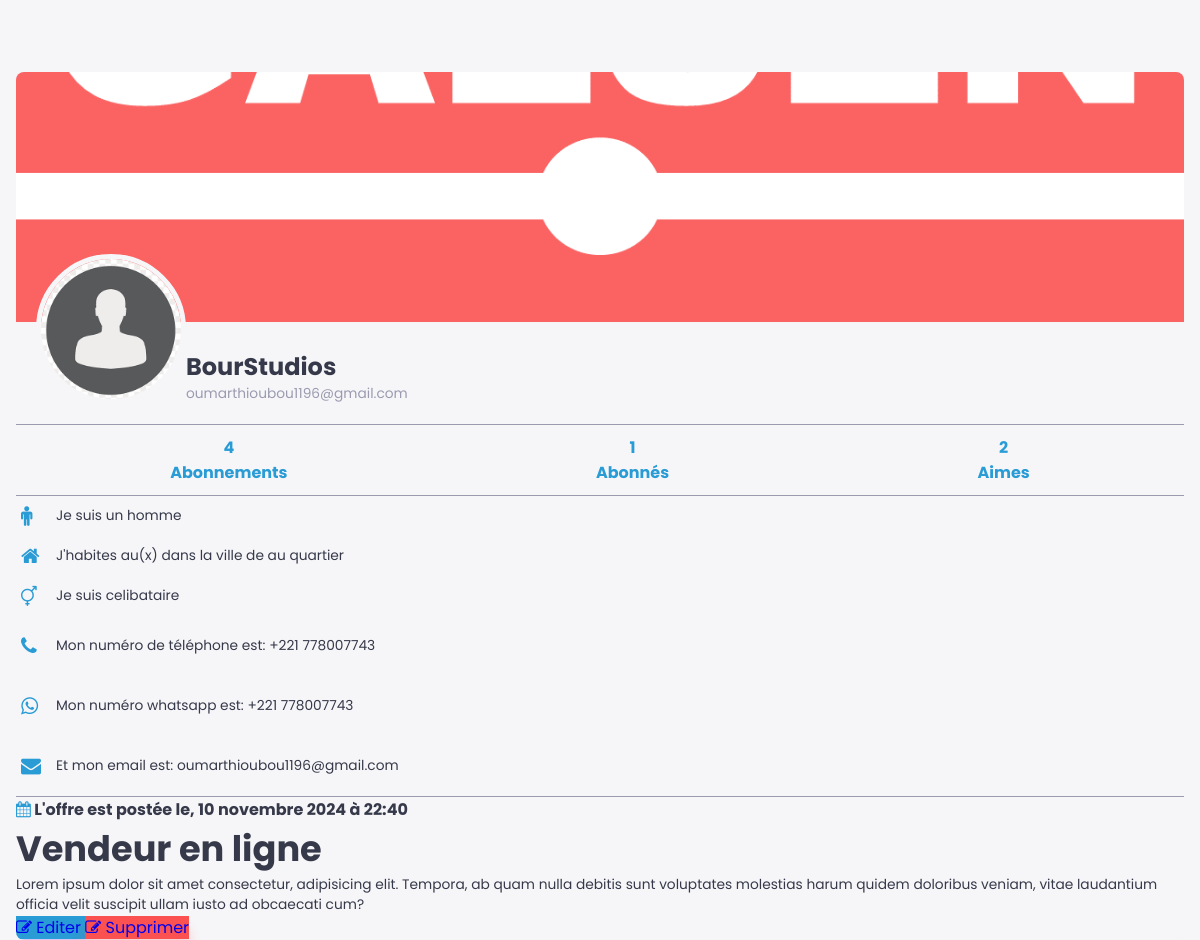
The page /mon_job/4/ on the database its author committed.
### galsen/models.py (models this page shows, shortened)
class Job(models.Model):
    user = models.ForeignKey(CustomUser, on_delete=models.CASCADE)
    title = models.CharField(max_length=255, null=True, blank=True)
    contenu_job = models.TextField()
    postule_job = models.ManyToManyField(CustomUser, blank=True, related_name="postule")
    dispostule = models.ManyToManyField(CustomUser, blank=True, related_name='dispostule')
    date_creation_post = models.DateTimeField(auto_now_add=True)
    shared_user = models.ForeignKey(CustomUser, on_delete=models.CASCADE, null=True, blank=True, related_name='+')

class AbstractUser(BaseAbstractUser):
    groups = models.ManyToManyField(Group, related_name='customuser_set', blank=True)
    user_permissions = models.ManyToManyField(Permission, related_name='customuser_set', blank=True)

class CustomUser(AbstractUser):
    LANGUE = [
        ('français', 'Français'),
        ('anglais', 'Anglais'),
        ('spagnol', 'Espagnol'),
        ('italien', 'Italien'),
        ('arabe', 'Arabe'),
    ]
    ACCESS = [
        ('autorised', 'Autorisé(e)'),
        ('no_autorised', 'Non autorisé(e)'),
    ]
    ROLES = [
        ('professionnel', 'Professionnel(le)'),
        ('ecole', 'Ecole'),
        ('entreprise', 'Entreprise'),
    ]
    profile_image = models.ImageField(upload_to='profile_images/', null=True, blank=True)
    banner_image = models.ImageField(upload_to='banner_images/', null=True, blank=True)
    GENRE = [
        ('homme', 'Homme'),
        ('femme', 'Femme'),
    ]
    SITUATION_MATRIMONIALE = [
        ('celibataire', 'Célibataire'),
        ('marie', 'Marié(e)'),
        ('fiance', 'Fiancé(e)'),
        ('divorce', 'Divorcé(e)'),
        ('couple', 'En couple'),
    ]
    marque_dispositif = models.CharField(max_length=255, null=True, blank=True)
    metier = models.CharField(max_length=150, null=True, blank=True)
    etablissement = models.CharField(max_length=255, null=True, blank=True)
    pays = models.CharField(max_length=50, null=True, blank=True)
    ville = models.CharField(max_length=50, null=True, blank=True)
    quartier = models.CharField(max_length=50, null=True, blank=True)
    langue = models.CharField(max_length=255, null=True, blank=True)
    birthday = models.DateField(null=True, blank=True)
    indicatif_pays = models.CharField(max_length=15, null=True, blank=True)
    number_phone = models.CharField(max_length=15, null=True, blank=True)
    number_whatsapp = models.CharField(max_length=15, null=True, blank=True)
    number_telegram = models.CharField(max_length=15, null=True, blank=True)
    instagram_link = models.URLField(null=True, blank=True)
    twitter_link = models.URLField(null=True, blank=True)
    youtube_link = models.URLField(null=True, blank=True)
    website_link = models.URLField(null=True, blank=True)
    langue = models.CharField(max_length=255, choices=LANGUE, default='français')
    rôle = models.CharField(max_length=255, choices=ROLES, default='professionnel')
    access = models.CharField(max_length=255, choices=ACCESS, default='no_autorised')
    genre = models.CharField(max_length=255, choices=GENRE, default='homme')
    situation_matrimoniale = models.CharField(max_length=20, choices=SITUATION_MATRIMONIALE, default='celibataire')
    followers = models.ManyToManyField('self', symmetrical=False, related_name='following_users', blank=True)
    def total_likes_received(self):
        total_likes = 0
        for post in self.post_set.all():
            total_likes += post.like_post.count()
        return total_likes

class AbstractUser(BaseAbstractUser):
    groups = models.ManyToManyField(Group, related_name='customuser_set', blank=True)
    user_permissions = models.ManyToManyField(Permission, related_name='customuser_set', blank=True)

class Post(models.Model):
    user = models.ForeignKey(CustomUser, on_delete=models.CASCADE)
    video = models.FileField(upload_to='post_videos/')
    contenu_post = models.TextField()
    tag_post = models.CharField(max_length=255)
    session_info = models.CharField(max_length=255, null=True, blank=True)
    date_creation_post = models.DateTimeField(auto_now_add=True)
    like_post = models.ManyToManyField(CustomUser, blank=True, related_name="likes")
    dislike = models.ManyToManyField(CustomUser, blank=True, related_name='dislikes')
    shared_boby = models.TextField(blank=True, null=True)
    share_on = models.DateTimeField(blank=True, null=True)
    shared_user = models.ForeignKey(CustomUser, on_delete=models.CASCADE, null=True, blank=True, related_name='+')
    class Meta:
        ordering = ['-date_creation_post', '-share_on']

### galsen/views.py (the view)
# urls.py: path('mon_job/<int:job_id>/', mon_job_detail, name='mon_job_detail'),
def mon_job_detail(request, job_id):
    job = get_object_or_404(Job, pk=job_id)
    return render(request, 'Details/mon_job_detail.html', {'job': job})

### galsen/templates/Details/mon_job_detail.html (shortened to what this page needs)
{% load static %}
<!DOCTYPE html>
<html lang="en">
<head>
    <link rel="stylesheet" href="{% static 'assets/icones/font-awesome/css/font-awesome.css' %}">
    <link rel="stylesheet" href="{% static 'assets/icones/font-awesome/css/font-awesome.min.css' %}">
    <link rel="stylesheet" href="{% static 'assets/ressources/styles/profil.css' %}">
    <link rel="stylesheet" href="{% static 'assets/ressources/styles/contenu.css' %}">
    <link rel="stylesheet" href="{% static 'assets/ressources/styles/boutique-slide.css' %}">
    <link rel="stylesheet" href="{% static 'assets/ressources/styles/theme.css' %}">
    <link rel="stylesheet" href="{% static 'assets/ressources/styles/lightbox.min.css' %}">
</head>
<body>
    <div class="profile-container">
        <div class="banner-job">
            {% if job.user.banner_image and job.user.banner_image.url %}
                    <a href="{{ job.user.banner_image.url }}" data-lightbox="mygallery">
                        <img src="{{ job.user.banner_image.url }}">
                    </a>
                {% else %}
                    <img src="{% static 'assets/default/user.png' %}">
            {% endif %}
        </div>
        <div class="profile-section">
            <div class="profile-pic">
                    {% if job.user.profil_image and job.user.profil_image.url %}
                        <a href="{{ job.user.profile_image.url }}" data-lightbox="mygallery">
                            <img src="{{ job.user.profile_image.url }}">
                        </a>
                        {% else %}
                            <img src="{% static 'assets/default/user.png' %}">
                    {% endif %}
            </div>
            <div class="profile-info">
                <h1>
                    {% if job.user.rôle == "professionnel" %}
                        {{ job.user.first_name }} {{ job.user.last_name }}
                    {% else %}
                        {{ job.user.etablissement }}
                    {% endif %}
                </h1>
                <p>{{ job.user.email }}</p>
            </div>
        </div>
        <div class="profile-nav">
          <ul>
            <li><a href="#"><span>{{ job.user.following_users.count }}</span>Abonnements</a></li>
            <li><a href="#"><span>{{ job.user.followers.count }}</span>Abonnés</a></li>
            <li><a href="#"><span>{{ job.user.total_likes_received }}</span>Aimes</a></li>
          </ul>
        </div>
        <div class="profile-content">
            <ul class="status">
                <li>
                    {% if job.user.genre == "homme" %}
                        <i class="fa fa-male primary"></i>
                        <p>Je suis un
                            <span>{{ job.user.genre }}</span>
                        </p>
                    {% elif user.genre == "femme" %}
                        <i class="fa fa-female primary"></i>
                        <p>Je suis une
                            <span>{{ job.user.genre }}</span>
                        </p>
                    {% else %}
                        <p>Genre non spécifié</p>
                    {% endif %}
                </li>
                <li>
                    <i class="fa fa-home primary"></i>
                    <p>J'habites au(x)
                         dans la ville de
                         au quartier
                     </p>
                </li>
                <li>
                    <i class="fa fa-transgender primary"></i>
                    <p>Je suis
                        <span>{{ job.user.situation_matrimoniale }}</span>
                     </p>
                </li>
                <li>
                    <a href="tel:+{{ job.user.indicatif_pays }}{{ job.user.number_phone }}">
                        <i class="fa fa-phone primary"></i>
                        <p>Mon numéro de téléphone est:
                            <span>+{{ job.user.indicatif_pays }} {{ job.user.number_phone }}</span>
                        </p>
                    </a>
                </li>
                <li>
                    <a href="https://wa.me/+{{ job.user.indicatif_pays }}{{ job.user.number_phone }}">
                        <i class="fa fa-whatsapp primary"></i>
                        <p>Mon numéro whatsapp est:
                            <span>+{{ job.user.indicatif_pays }} {{ job.user.number_phone }}</span>
                        </p>
                    </a>
                </li>
                <li>
                    <a href="mailto:{{ job.user.email }}">
                        <i class="fa fa-envelope primary"></i>
                        <p>Et mon email est:
                            <span>{{ job.user.email }}</span>
                        </p>
                    </a>
                </li>
            </ul>
            <div class="job-content">
                <div class="job-infos-date">
                    <h4>
                        <span>
                            <i class="fa fa-calendar primary"></i> L'offre est postée le, {{ job.date_creation_post|date:"d F Y à H:i" }}
                        </span>
                    </h4>
                </div>
                <div class="job-title">
                    <h1>
                        {{ job.title|safe }}
                    </h1>
                </div>
                <div class="job-description">
                    <p>
                        {{ job.contenu_job|safe }}
                    </p>
                </div>
                <div class="job-buttons-edit">
                    <a href="{% url 'update_job' job.id %}" class="bg-primary"> <i class="fa fa-edit"></i> Editer </a>
                    <a href="{% url 'delete_job' id=job.id %}" class="bg-danger"> <i class="fa fa-edit"></i> Supprimer </a>
                </div>
            </div>
        </div>
    </div>
</body>
</html>

### staticfiles/assets/ressources/styles/profil.css (style rules this page uses)
:root { --header-height: 3rem; --body-font: 'Open Sans', sans-serif; --h1-font-size: 1.5rem; --normal-font-size: .938rem; --tiny-font-size: .625rem; --z-tooltip: 10; --z-fixed: 100; }
:root { --first-color: #3b3bbf; --title-color: #363949; --text-color: #0a0a0a; --text-color-light: #9b9bb0; --container-color: #fff; --body-color: #f6f6f9; --color-danger: hsl(0, 95%, 65%); --color-primary-light: 0 0.8rem 0.8rem rgba(71, 7, 234, 0.2); --color-danger-light: 0 0.8rem 0.8rem rgba(255, 67, 54, 0.2); --color-success-light: 0 0.8rem 0.8rem rgba(34, 202, 75, 0.2); --color-purple-light: 0 0.8rem 0.8rem rgba(160, 99, 245, 0.2); --border-radius: 2rem; --card-border-radius: 1rem; --btn-padding: 0.6rem 2rem; --search-padding: 0.6rem 1rem; --card-padding: 1rem; --sticky-top-left: 5.4rem; --sticky-top-right: -18rem }
*, *::before, *::after { padding: 0; outline: 0; box-sizing: border-box; text-decoration: none; list-style: none; border: none; }
* { margin: 0; padding: 0; box-sizing: border-box; font-family: 'Poppins', sans-serif; }
html { scroll-behavior: smooth; }
body { font-family: "Poppins", sans-serif; color: var(--title-color); background: var(--body-color); overflow-x: hidden; }
h1 { font-size: 2.2rem; }
h4 { font-size: 1rem; }
p { font-size: 00.86rem; color: var(--title-color); }
.primary { color: #299bd5; }
.bg-primary { background: #299bd5; box-shadow: 0 0.8rem 0.8rem rgba(71, 7, 234, 0.2); }
.bg-danger { background: var(--color-danger); box-shadow: 0 0.8rem 0.8rem rgba(255, 67, 54, 0.2); }
* { margin: 0; padding: 0; box-sizing: border-box; }
body { font-family: Arial, sans-serif; background-color: var(--body-color); }
.profile-container { width: 100%; max-width: 1200px; margin: auto; background-color: var(--body-color); border-radius: 8px; overflow: hidden; }
.banner img, .banner-job img { width: 100%; height: 250px; object-fit: cover; }
.profile-section { display: flex; align-items: center; padding: 20px; position: relative; }
.profile-pic { width: 150px; height: 150px; border-radius: 50%; overflow: hidden; border: 5px solid var(--body-color); position: absolute; top: -75px; left: 20px; }
.profile-pic img { width: 100%; height: 100%; object-fit: cover; }
.profile-info { margin-left: 150px; }
.profile-info h1 { font-size: 24px; color: var(--title-color); }
.profile-info p { color: var(--text-color-light); }
.profile-nav { border-top: 1px solid var(--text-color-light); border-bottom: 1px solid var(--text-color-light); background-color: var(--body-color); }
.profile-nav ul { display: flex; list-style-type: none; padding: 10px 0; justify-content: space-around; }
.profile-nav ul li a { display: grid; text-align: center; text-decoration: none; color: #299bd5; font-weight: bold; }
.status { border-bottom: 1px solid var(--text-color-light); }
.status li, .status li a { display: flex; align-items: center; list-style-type: none; padding: 10px 0; }
.status li a { transition: all 0.1s; }
.status li i { width: 30px; font-size: 20px; margin-left: 5px; }
.status li p { margin-left: 5px; color: var(--title-color); }

### staticfiles/assets/ressources/styles/contenu.css (style rules this page uses)
:root { --hue-color: 240; --first-color: hsl(var(--hue-color), 53%, 49%); --title-color: hsl(var(--hue-color), 53%, 15%); --text-color: hsl(var(--hue-color), 1%, 4%); --text-color-light: hsl(var(--hue-color), 12%, 65%); --container-color: #fff; --body-color: hsl(var(--hue-color), 24%, 94%); --color-danger: hwb(0 32% 2%); --color-primary-light: 0 0.8rem 0.8rem rgba(71, 7, 234, 0.2); --color-danger-light: 0 0.8rem 0.8rem rgba(255, 67, 54, 0.2); --color-success-light: 0 0.8rem 0.8rem rgba(34, 202, 75, 0.2); --color-purple-light: 0 0.8rem 0.8rem rgba(160, 99, 245, 0.2); --border-radius: 2rem; --card-border-radius: 1rem; --btn-padding: 0.6rem 2rem; --search-padding: 0.6rem 1rem; --card-padding: 1rem; --sticky-top-left: 5.4rem; --sticky-top-right: -18rem }
*, *::before, *::after { padding: 0; outline: 0; box-sizing: border-box; border: none; }
* { margin: 0; padding: 0; outline: none; border: none; appearance: none; box-sizing: border-box; font-family: 'Poppins', sans-serif; }
.primary { color: #299bd5; }
body { padding: 16px 16px 0; margin: 56px 0 0 0; font-size: 16px; color: var(--title-color); background: var(--body-color); }

### rows shown on the page
Job: user.banner_image (picture), user.etablissement "BourStudios", user.email "oumarthioubou1196@gmail.com", user.following_users.count "4", user.followers.count "1", user.total_likes_received "2", user.genre "homme", user.situation_matrimoniale "celibataire", user.indicatif_pays "221", user.number_phone "778007743", date_creation_post "10 novembre 2024 à 22:40", title "Vendeur en ligne", contenu_job "Lorem ipsum dolor sit amet consectetur, adipisicing elit. Tempora, ab quam nulla debitis sunt voluptates molestias harum quidem doloribus veniam, vitae laudantium officia velit suscipit ullam iusto ad obcaecati cum?"
